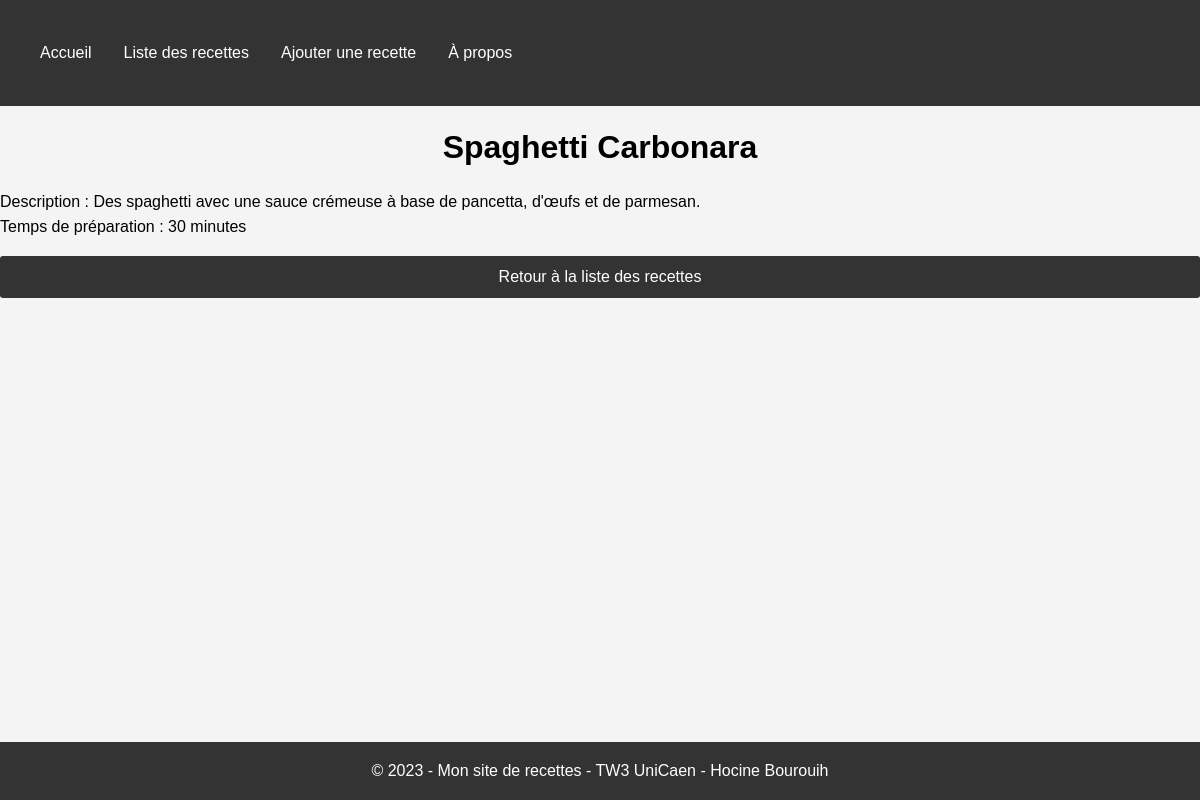
Page /view.php?id=1 on the committed database.
### tables this page shows
CREATE TABLE IF NOT EXISTS `recipes` (
  `id` INT(11) UNSIGNED NOT NULL AUTO_INCREMENT,
  `name` VARCHAR(255) NOT NULL,
  `description` TEXT NOT NULL,
  `prep_time` INT(11) NOT NULL,
  `image_url` VARCHAR(255) NOT NULL,
  `difficulty` ENUM('Facile', 'Moyen', 'Difficile') NOT NULL,
  PRIMARY KEY (`id`)
);

### view.php (the view, shortened to what this page needs)
<?php
require_once 'config/database.php';
if (isset($_GET['id']))
{
    $id = intval($_GET['id']);
    $query = "SELECT * FROM recipes WHERE id = :id";
    $stmt = $pdo->prepare($query);
    $stmt->bindParam(':id', $id, PDO::PARAM_INT);
    $stmt->execute();
    if ($stmt->rowCount() > 0)
    {
        $recipe = $stmt->fetch(PDO::FETCH_ASSOC);
    }
    else
    {
        header('Location: list.php');
        exit();
    }
}
else
{
    header('Location: list.php');
    exit();
}
?>
<!DOCTYPE html>
<html lang="fr">
<head>
    <link rel="stylesheet" href="css/style.css">
</head>
<body>
    <?php include 'includes/header.php'; ?>
    <h1><?php echo $recipe['name']; ?></h1>
    <p>Description : <?php echo $recipe['description']; ?></p>
    <p>Temps de préparation : <?php echo $recipe['prep_time']; ?> minutes</p>
    <a href="list.php" class="back-to-list">Retour à la liste des recettes</a>
    <?php include 'includes/footer.php'; ?>
</body>
</html>

### css/style.css (style rules this page uses)
html, body, div, span, applet, object, iframe, h1, h2, h3, h4, h5, h6, p, blockquote, pre, a, abbr, acronym, address, big, cite, code, del, dfn, em, img, ins, kbd, q, s, samp, small, strike, strong, sub, sup, tt, var, b, u, i, center, dl, dt, dd, ol, ul, li, fieldset, form, label, legend, table, caption, tbody, tfoot, thead, tr, th, td, article, aside, canvas, details, embed, figure, figcaption, footer, header, hgroup, menu, nav, output, ruby, section, summary, time, mark, audio, video { margin: 0; padding: 0; border: 0; font-size: 100%; font: inherit; vertical-align: baseline; }
body { font-family: Arial, sans-serif; line-height: 1.6; background-color: #f4f4f4; }
html { height: 100%; }
body { display: flex; flex-direction: column; min-height: 100%; }
h1 { text-align: center; margin-top: 1rem; margin-bottom: 1rem; font-weight: bold; font-size: 2rem; }
.back-to-list { display: inline-block; padding: 0.5rem 1rem; background-color: #333; color: #fff; text-decoration: none; border-radius: 3px; margin: 1rem 0; text-align: center; }

### rows in the picture
recipes: name "Spaghetti Carbonara", description "Des spaghetti avec une sauce crémeuse à base de pancetta, d'œufs et de parmesan.", prep_time "30"
